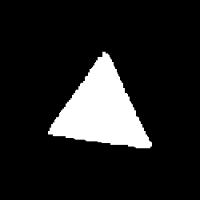
#> input picture Chapter 07. Object Recognition/images/triangles/0.png, 200 x 200 px, found by its file name
$ jupyter execute --allow-errors '7.1 Discriminant functions.ipynb'
#> lines starting #> are read from the running program, lines starting #| are printed output that depends on the picture; after the words box and inside, x2 and y2 are one past the last pixel; in counts of white or black regions, pixels touching at a corner belong together
# 7.1 Discriminant functions

In the previous chapter, we explored how to extract a feature vector $\textbf{x} = [x_1, x_2, \ldots, x_n]$ to describe an image object or *region*. In this chapter, our goal is **to classify the object as belonging to one of $M$ object classes or categories**, according to said feature vector $\textbf{x}$. In other words, we pursuit the design of a mapping between features and categories $ \textbf{x}^n \rightarrow C$ where $C \in \{C_1,\dots, C_{M}\}$ (see Fig 1.). $\\[15pt]$

<center>
<div>
    <div style="display:inline-block; width:50%;">
        $\\[3pt]$
    </div>
    <div style="display:inline-block; width:40%;vertical-align:top;margin-left:10px;">
        Scenario: A computer vision system in charge of classifying the objects within kitchens. The considered categories are: $C_1=\text{fridge}$, $C_2=\text{bowl}$, $C_3=\text{microwave}$, $C_4=\text{oven}$, $C_5=\text{toaster}$, $C_6=\text{spoon}$.
        <br /><br />
        Results of object classification: <br /><br />
        $$x^1 = [x^1_1, x^1_2, \ldots, x^1_n] \rightarrow C^1 = C_4 \\
        x^2 = [x^2_1, x^2_2, \ldots, x^2_n] \rightarrow C^2 = C_1 \\
        x^3 = [x^3_1, x^3_2, \ldots, x^3_n] \rightarrow C^3 = C_3 \\
        x^4 = [x^4_1, x^4_2, \ldots, x^4_n] \rightarrow C^4 = C_5 \\
        $$
    </div>
</div>
    <figcaption>Fig 1. Example of object classification within the COCO dataset.</figcaption>
</center>$\\[1pt]$

For that, the space defined by the features in $\textbf{x}$, also referred as **feature space**, is divided into prediction regions. The image below shows an example of those regions in a scenario with categories $C=\{C_1,C_2,C_3\}$, so $M=3$, and features $\textbf{x}=[x_1,x_2]$:
$\\[10pt]$

<center>

    <figcaption>Fig 2. Example of a feature space with three regions.</figcaption>
</center>$\\[3pt]$

Two main steps are needed in order to build an object recognition system and work with it:

- A **training (design) phase**, where sample vectors of known objects are used to learn the classifier (supervised learning).
- A **prediction (online) phase**, where the image objects are classified as belonging to one of the classes based on the learned prediction models.

Such prediction models come in two flavors:

- **Statistical classifiers:**
  - It is assumed that the feature vectors $\textbf{x}$ of the classes $C$ follow a **statistical distribution**.
  - The parameters of such distribution need to be **learned from known objects**.
  - Examples: Naïve Bayessian Classifier, Logistic Regression, Conditional Random Fields.
- **Non-statistical classifiers:**
  - No assumption is made on the statistical distribution of the feature vector.
  - The coefficient of deterministic discriminant functions are learned.
  - Examples: Support Vector Machine, Perceptron, AdaBoost, Neural Networks, Genetic algorithms.

This notebook focuses on non-statistical classifiers. Concretely it covers:

- Linear discriminant functions (<a href="#711">section 7.1.1</a>).
- The concept of separability (<a href="#712">section 7.1.2</a>).
- Generalized discriminant functions (<a href="#713">section 7.1.3</a>).

All these methos are under the Machine Learning (ML) umbrela. If you want to give a try to Deep Learning (DL) ones, you can do it in notebook *7.4 Deep Learning methods for object detection*!

## Problem context - Traffic sign recognition

Before self-driving vehicles can truly operate autonomously, they would need to identify traffic signs like "speed limit", "school ahead" or "turn ahead". This problem is called **Traffic Sign Recognition (TSR)** and is faced by companies like Tesla or Google (Waymo), and now by *AliquindoiCars*, a startup located in the Andalusia Technology Park in Málaga.

TSR is part of the features collectively called *Advanced Driver Assistance Systems (ADAS)*. It uses image processing techniques to detect the traffic signs. The detection methods used can be generally divided into color based, shape based, or those using low level features. $\\[3pt]$

$\\[3pt]$

Given your growing experience in computer vision, *AliquindoiCars* contacted you asking for a TSR technique to be integrated into a self-driving car.

[cell 1]
import numpy as np
import cv2
import matplotlib.pyplot as plt
import matplotlib
matplotlib.rcParams['figure.figsize'] = (8.0, 8.0)

images_path = './images/'

### The data

Since most traffic signs in Spain (and in the rest of the world) have a rectangular, circular or triangular shape, they provided you 3 folders containing 20 images each;

- `./images/circles/{0-19}.png`
- `./images/squares/{0-19}.png`
- `./images/triangles/{0-19}.png`

These folders contain segmented and binarized images of traffic signs captured by a camera in a car. **Our task is to design a recognition system able to distinguish each type of shape**.

Let's take a look at some of these images:

[cell 2]
# Load images
img_circle = cv2.imread(images_path + "circles/0.png", 0)
#> img_circle is the input picture: shape (200, 200); min 0, max 255, mean 32.6
img_square = cv2.imread(images_path + "squares/0.png", 0)
img_triangle = cv2.imread(images_path + "triangles/0.png", 0)

# Show them!
plt.subplot(131)
plt.imshow(img_circle,cmap='gray');
plt.title('Circular shape')

plt.subplot(132)
plt.imshow(img_square,cmap='gray');
plt.title('Rectangular shape')

plt.subplot(133)
plt.imshow(img_triangle,cmap='gray');
plt.title('Triangular shape');
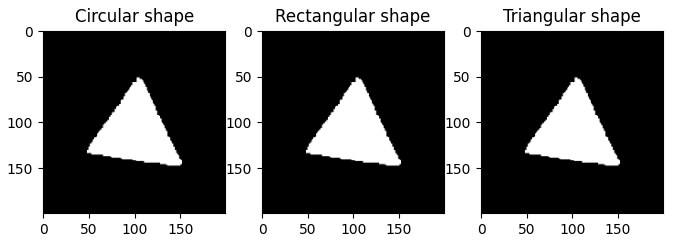
#> figure drawn by matplotlib, 3 panels

### Computing feature vectors

Prior to describe the methods that will be used to perform recognition, let's build the feature vectors they are going to use. For this, and given your experience, you are going to use the Hu Moments, a 7-size feature vector that looks like $\textbf{x} = [v_1, v_2, v_3, v_4, v_5, v_6, v_7]$.

### **<span style="color:green"><b><i>ASSIGNMENT 1: Computing the features</i></b></span>**

**Your first task is** to obtain a $20x7$ matrix for each type of shape, where rows index images and columns Hu moments. In this way, the $5^{th}$ row in the matrix characterizing rectangular signs would contain the Hu moments computed from the $5^{th}$ image with that shape.

In order to get a first-hand impression of how these features are distributed in the feature space for the different shapes, plot the results using [`plt.scatter()`](https://matplotlib.org/3.2.1/api/_as_gen/matplotlib.pyplot.scatter.html) (show only the firsts 2 Hu moments).

[cell 3]
# Assignment 1
def image_moments(region):
    """ Compute moments of the external contour in a binary image.

        Args:
            region: Binary image

        Returns:
            moments: dictionary containing all moments of the region
    """

    # Get external contour
    contours,_ = cv2.findContours(region,cv2.RETR_EXTERNAL ,cv2.CHAIN_APPROX_NONE)
#> contours = 1 contour; box (x1, y1, x2, y2) and area: (48, 51, 152, 149) 5122
    cnt = contours[0]
#> cnt = contour of 321 points, box (x1, y1, x2, y2) (48, 51, 152, 149), area 5122

    # Compute moments
    moments = cv2.moments(cnt)
#> moments = moments, m00 5121.5, centre m10/m00, m01/m00 = (101, 110.4)

    return moments

[cell 4]
# Compute Hu moments for circle shape
hu_circles = np.zeros((20,7))

#> (the rest of this cell did not finish here and is left out)

### Interlude

**You must save the computed Hu moments of the segmented data**, since we are going to need them in the next notebook. For saving numPy matrices, you can use [`np.save()`](https://docs.scipy.org/doc/numpy/reference/generated/numpy.save.html) (data is saved at `./data/` by default).

[cell 5]
np.save("./data/hu_circles.npy",hu_circles)
#> (the rest of this cell did not finish here and is left out)

## 7.1.1 Linear discriminant functions <a id="711"></a>

Taking a look at the scatter plot resultant from the previous assignment, we can see how the three types of signs could be segmented using 2 lines. For example: $\\[10pt]$

<center>
    $\\[3pt]$
    <figcaption>Fig 3. First two moments of the binarized traffic signs and a possible division into regions.</figcaption>
</center>

And that's what **linear discriminant functions** do!

Let's start by describing how such lines could be represented. As we know, a way to define a 2D line is:

$\hspace{2cm} 0 = Ax + By + C\\[3pt]$
Using another notation:$\\[5pt]$
$\hspace{2cm}0 = w_1x_1 + w_2x_2 + w_3$$\\[3pt]$

Note that we can generalize this 2D line to any dimension hyperplane:$\\[5pt]$
$\hspace{2cm}0 = w_1x_1 + w_2x_2 + \ldots + w_nx_n + w_{n+1}1\ =\ \sum_{i=1}^{n+1}w_ix_i$$ \ =\ w^T\cdot x\\[1pt]$
In this way, we can divide the feature space for any dimension (e.g. n = 7 for Hu moments).

### Working with two classes

If we are considering just two classes $C=\{C_1,C_2\}$ (*e.g.* an object in a kitchen could be a spoon or a fork), we can define a linear discriminant function as:

$\hspace{2cm} d(\mathbf{x}) = \mathbf{w}^T \cdot \mathbf{x} \ \ \ \ \ \text{(dot product of both vectors)}$

Formally, the vector $w$ is called **weight vector** and we will see a way to compute it automatically from a set of data called **training data**.

In this way, when we have a new object characterized by $\mathbf{x'}$ to classify, $d(\mathbf{x'})$ is computed and:
- If $d(\mathbf{x'})\ge 0$ the new object is assigned $C_1$, and
- if $d(\mathbf{x'})\lt 0$ the object is assigned to $C_2$.

We say that the linear discriminant function $d(\mathbf{x'})$ works as a **decision boundary** between both classes. The following figure illustrates this (blue dots represent characterized objects belonging to $C_1$, while red ones those belonging to $C_2$). $\\[6pt]$

<center>

    <figcaption>Fig 3. A decision boundary defined by a decision function that divides the feature space into two regions.</figcaption>
</center>

### **<span style="color:green"><b><i>ASSIGNMENT 2: Classifying samples</i></b></span>**

Let's play a bit with a toy example of a linear discriminant function. Consider that the learned weights during the training phase of the classifier are $\mathbf{w} = [1,0,-3]$, so the linear discriminant function looks like $d(\mathbf{x}) = 1x_1 + 0x_2 -3$.

**Your task is to:**

- classify some 2D data using the previous discriminant function (for that, use a combination of [`np.dot()`](https://numpy.org/doc/stable/reference/generated/numpy.dot.html) and [`np.sign()`](https://numpy.org/doc/stable/reference/generated/numpy.sign.html)),  and
- plot them with different colors depending on their assigned class using [`plt.scatter()`](https://matplotlib.org/3.2.1/api/_as_gen/matplotlib.pyplot.scatter.html) and its `c` argument.

*Tip: [how to color a data point using its class](https://stackoverflow.com/questions/43579626/pandas-plot-with-positive-values-one-color-and-negative-values-another)*.

[cell 6]
# Define weight vector
w = np.array([[1],[0],[-3]])

# Define data matrix
data = np.array([[2,2,1],[1,2,1],[2,1,1],[5,4,1],[4,5,1],[4,4,1]])

# Compute class for each data
classification = np.dot(data,w)
class_ = np.sign(classification)

# Plot classified data
plt.scatter(data[:,0],data[:,1],c=class_.flatten(), cmap="bwr")

# Plot discriminant line
x = np.linspace(3, 3, 1000)
y = np.linspace(0, 5, 1000)
plt.plot(x,y);
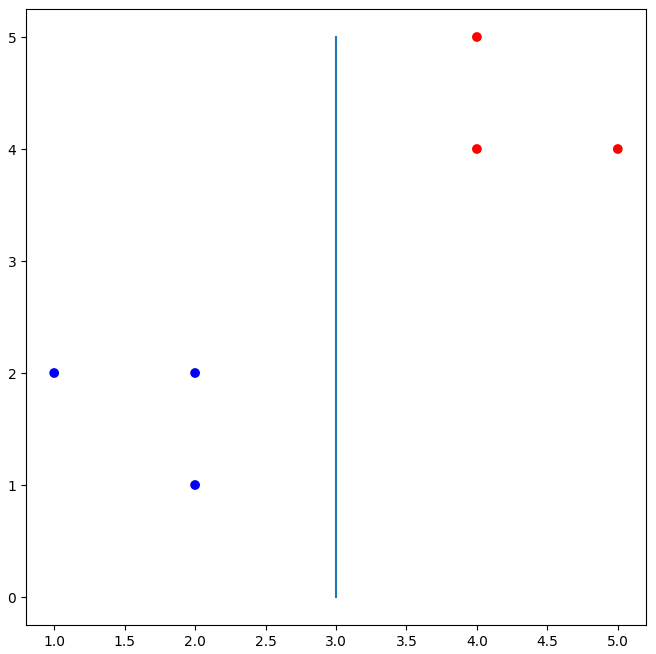
#> figure drawn by matplotlib, 1 panel

### Scenarios with N-classes

The previous idea can be generalized to an arbitrary number of classes, defining in that case hyper-planes in a n-dimensional space:

$\hspace{2cm}d_i(\mathbf{x}) = w^i_1x_1 + w^i_2x_2 + \ldots + w^i_nx_n + w^i_{n+1}\ =\ \mathbf{w^i}^T\cdot \mathbf{x}\\[1pt]$

In this case, the object is assigned to the category which discriminant function returns the highest value. That is:

$\\[3pt]$

When more than 2 classes are considered, **the discriminant functions are no longer the decision boundaries between classes**. However, the decision boundary between classes $C_i$ and $C_j$ can be computed as:

$\hspace{2cm}d_{ij}(\mathbf{x}) = d_i(\mathbf{x})-d_j(\mathbf{x})=(\mathbf{w}_i^T-\mathbf{w}_j^T) \cdot \mathbf{x} = \mathbf{w}_{ij}^T \cdot \mathbf{x}$

The following image shows an example with 3 classes (notice that it also exists a decision boundary between classes 1 and 3, $d_{13}(\mathbf{x})$, but it has been omitted for clarity).$\\[10pt]$

<center>

<figcaption>Fig 4. Decision boundaries between 3 categories.</figcaption>
</center>

## 7.1.2 Separability <a id="712"></a>

An important concept regarding object recognition is such of **separability**. In this way, two sets of points defining two classes may be separable or not in a given dimension (e.g. $x_1$, $x_2$, etc.).

Two sets are **linearly separable** if it exists at least one line in the plane that leaves all the points belonging to one class on one side of the line and all those belonging to the second class on the other side. This idea immediately generalizes to higher-dimensional Euclidean spaces if the line is replaced by a hyperplane.

Some illustrative examples of this:

$\\[3pt]$

- As you can see, those classes are separable. Also, if only dimension $x_1$ is used, we can separate the classes as well. This is not recomended because there isn't a clear separation using only $x_1$, and $x_2$ is also **discriminative**, that is, it also provides valuable information for separating both classes.

$\\[3pt]$

- In this example the classes are not separable as they overlap in both dimensions. Additionally, we can see that $x_1$ is not discriminative as it doesn't provide any information for separating those classes. The addition of a third dimension/feature could fix this!

$\\[3pt]$

- This is an example of a non-linear separable problem. The classes can't be separated using a line, but a **generalized discriminant function** could do it. We will see this later in this notebook.

### Back to sign shape recognition

Back to our traffic sign shape recognition problem, **we are trying to separate** the usual shapes of traffic signs using the Hu moments. As a first approximation to this problem, we plotted the first and second Hu moments ($x_1$ and $x_2$) in order to analyze them. You should have obtained something like this:

<center>
     $\\[3pt]$
    <figcaption>Fig 5. Result of plotting the two first Hu moments computed from the images in our train data.</figcaption>
</center>

### <font color="blue"><b><i>Thinking about it (1)</i></b></font>

**Now you are in a good position to answer these questions:**

- Is this problem linearly separable?

    <p style="margin: 4px 0px 6px 5px; color:blue"><i>Tal y como se aprecia en la imagen se pueden separar los conjuntos existentes, así pues, es linealmente separable.</i></p>

- Are the classes separable using only the first Hu moment ($x_1$)?

    <p style="margin: 4px 0px 6px 5px; color:blue"><i>Es posible separar las clases usando únicamente el primer momento Hu, el círculo y el cuadrado con poco más de x=0.16, y el cuadrado y el triángulo con x=0.18 aproximadamente.</i></p>

- Are the classes separable using only the second Hu moment ($x_2$)?

    <p style="margin: 4px 0px 6px 5px; color:blue"><i>No es posible separar las clases usando únicamente el segundo momento Hu.x</i></p>

- Which dimension is more discriminative?

    <p style="margin: 4px 0px 6px 5px; color:blue"><i>x1 es más discriminante ya que sin necesidad de x2 se puedan separar las clases.</i></p>

- Would be *AliquindoiCars* guys happy if we propose a solution for shape classification based on linear discriminant functions?

    <p style="margin: 4px 0px 6px 5px; color:blue"><i>Si los conjuntos de formas se mantienen mediante este método no debería haber problema, sino la propuesta no será válida.</i></p>

## 7.1.3 Generalized discriminant function <a id="713"></a>

As we saw in the previous section, some classes are not separable using a linear discriminant function. In those cases, we may need a **linear basis function model**, also called **generalized discriminant function**, which permit us to use non-linear functions to separate classes (notice that, despite of this, the problem may still not be separable).

The idea behind these discriminant functions is to transform the $\textbf{x}$ space into a $\textbf{x' = f(x)}$ space ($dim(x) \lt dim(x')$):$\\[5pt]$

$$d(x) = w_1\ \color{blue}{f_1(x)} + w_2\ \color{blue}{f_2(x)} + \ldots + w_k\ \color{blue}{f_k(x)} + w_{k+1} = \sum_{i=1}^{k+1}w_i\ \underbrace{\color{blue}{f_i(x)}}_{\scriptsize\text{New space}}=\mathbf{w}^T\cdot \mathbf{f}(\mathbf{x})$$

$$d(x) = w_1\ \color{blue}{x_1'} + w_2\ \color{blue}{x_2'} + \ldots + w_k\ \color{blue}{x_k'} + w_{k+1} = \sum_{i=1}^{k+1}w_i\ \color{blue}{x_i'} = w^T \cdot \color{blue}{x'}=d'(\mathbf{x}')$$

Thereby:

$$
\left.\begin{aligned}
        \mathbf{x'} = \mathbf{f}(\mathbf{x}) &= [f_1(\mathbf{x}) \ \ \ f_2(\mathbf{x}) \ \ \ \cdots \ \ \ f_k(\mathbf{x}) \ \ \  1]^T\\
        \mathbf{w} &= [w_1 \ \ \ w_2 \ \ \ \cdots \ \ \ w_k \ \ \ w_{k+1}]^T
       \end{aligned}
 \right\}
 \ \  d(\mathbf{x})= \mathbf{w}^T \cdot \mathbf{x} = \mathbf{w}^T \cdot \mathbf{f}(\mathbf{x})
$$

 being $\mathbf{f}(\mathbf{x})$ the basis functions!

### **<span style="color:green"><b><i>ASSIGNMENT 3: Transforming between spaces</i></b></span>**

Let's practice this transformation between spaces. **What to do?** You have to complete the method `transform_space()`, which transforms a set of 2D points into a new space defined by:

$$x' = [x_1^2, \ x_1x_2, \ x_2^2, \ x_1, \ x_2, \ 1]$$

The input set of points is a matrix with shape $(n\_data,2)$, and the output is another matrix with shape $(n\_data,6)$, being $n\_data$ the number of points in the set.

[cell 7]
# Assignment 3
def transform_space(data_points):
    """ Compute moments of the external contour in a binary image.

        Args:
            data_points: Input matrix containing a set of 2D points

        Returns:
            fx: set of points transformed to a quadratic space
    """

    n_data = data_points.shape[0]

    fx = np.zeros((n_data,6))

    for i in range(n_data):

        x1 = data_points[i,0]
        x2 = data_points[i,1]

        fx[i,:] = [x1**2, x1*x2, x2**2, x1, x2, 1]

    return fx

You can use next code to **test if the results are correct**:

[cell 8]
data = np.array([[2,3],[1,2],[2,7],[2,4],[1,5],[2,4]])

x = transform_space(data)

print(x)

<font color='blue'>**Expected output:**  </font>

     [[ 4.  6.  9.  2.  3.  1.]
     [ 1.  2.  4.  1.  2.  1.]
     [ 4. 14. 49.  2.  7.  1.]
     [ 4.  8. 16.  2.  4.  1.]
     [ 1.  5. 25.  1.  5.  1.]
     [ 4.  8. 16.  2.  4.  1.]]

### **<span style="color:green"><b><i>ASSIGNMENT 4: Classifying in the transformed space</i></b></span>**

Finally, we will see a toy example of a non-linear discriminant function in action. Concretely, we will consider a quadratic function, $d(x)=x_1^2-5x_2$ (so $k=5$), in a two classes problem with $\mathbf{x}=[x_1 \ \ x_2]$. Thereby, the vector of features in the new space is:

$\hspace{2cm}  \mathbf{x'}=[x_1^{'},\dots,x_6^{'}]=[x_1^2 \ \ x_1x_2 \ \ x_2^2 \ \ x_1 \ \ x_2 \ \ 1]^T $ <br />
so:
- $x_1^2=f_1(\mathbf{x})=x_1'$
- $x_1 x_2=f_2(\mathbf{x})=x_2'$
- and so on.

and the vector of weights turns out to be:

$\hspace{2cm} \mathbf{w}=[1,0,0,0,-5,0]$.

As for the new discriminant function we get:

$\hspace{2cm} d(\mathbf{x}) = w_1 \cdot x_1' + w_5 \cdot x_5'$

**Your task is to classify some 2D data** using the previous discriminant function and plot them coloring each point with a color depending on its class. For that, you can rely on the [`np.dot()`](https://numpy.org/doc/stable/reference/generated/numpy.dot.html), [`np.sign()`](https://numpy.org/doc/stable/reference/generated/numpy.sign.html)), and [`plt.scatter()`](https://matplotlib.org/3.2.1/api/_as_gen/matplotlib.pyplot.scatter.html) functions previously used in the second assignment.

*Tip: Remember to transform the data space before applying the dot product.*

Expected results:

<center>
     $\\[3pt]$
    <figcaption>Fig 6. Classification of a number of samples in both, the original space and the transformed one.</figcaption>
</center>

[cell 9]
# Assignment 4

# Define weight vector
w = np.array([[1],[0],[0],[0],[-5],[0]])

# Define data matrix
data = np.array([[2,0.5],[1.5,0.25],[3,1],[1,1],[1,0.5],[2,1],[5,5.3],[4,3],[3,2]])

# Trasform from the x space to a f(x) space
transformed_data = transform_space(data)

# Compute class for each data
classification = np.dot(transformed_data,w)
class_ = np.sign(classification)

# Plot classified data
matplotlib.rcParams['figure.figsize'] = (15.0, 15.0)
ax = plt.subplot(121)
ax.set_aspect('equal')
plt.title('Original space')
plt.xlabel("x_1")
plt.ylabel("x_2")
plt.axis([-0.5, 6.5, -0.5, 7.5])
plt.scatter(data[:,0],data[:,1],c=class_.flatten(), cmap="bwr")

# Plot discriminant line
x = np.linspace(0, 6, 1000)
y = (w[0]*(x**2) + w[5])/-w[4]
plt.plot(x,y);

# Or equivalently plotting the data in the transformed space,
# where the descision boundary defined by the discrimiant function defines a line
ax = plt.subplot(122)
ax.set_aspect('equal')
plt.title('Transformed space')
plt.xlabel("x'_1")
plt.ylabel("x'_2")
plt.axis([-1, 26, -10, 15])
plt.scatter(transformed_data[:,0],transformed_data[:,1],c=class_.flatten(), cmap="bwr")

# Plot discrimant line
x = np.linspace(0, 27, 1000)
y = (w[0]*(x) + w[5])/-w[4]
plt.plot(x,y);
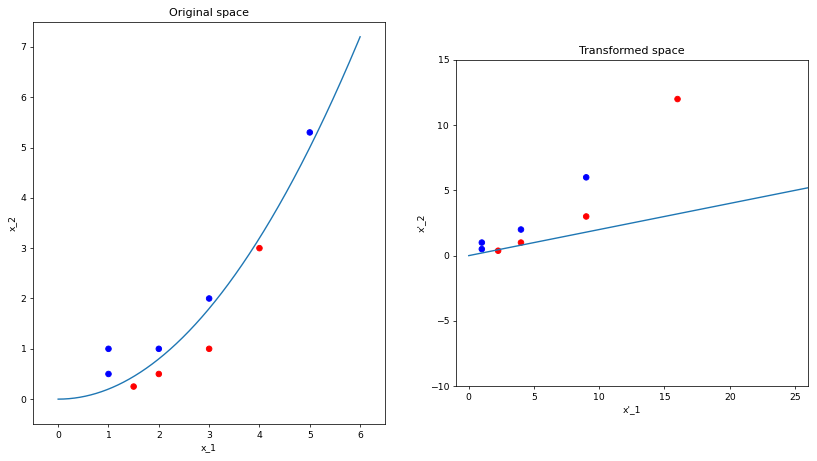
#> figure drawn by matplotlib, 2 panels; panel 1: curve peaks at x = 6, y = 7.2; panel 2: curve peaks at x = 27, y = 5.4
